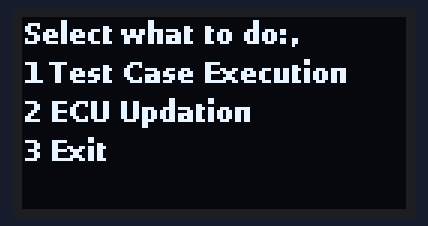
Simulated run of this program. Board: Raspberry Pi (BCM pin numbers). Parts: 128×64 one-colour display. At 10.1 s the program stops and its outputs stay as they are.

Above: at 0.2 s.

The program:

oled.py
```python
import time
import board
import busio
from adafruit_ssd1306 import SSD1306_I2C
from PIL import Image,ImageDraw,ImageFont

i2c=busio.I2C(board.SCL,board.SDA)
oled=SSD1306_I2C(128,64,i2c,addr=0x3C)


oled.fill(0)
oled.show()
image=Image.new("1",(oled.width,oled.height))
draw=ImageDraw.Draw(image)

font=ImageFont.truetype("/usr/share/fonts/truetype/dejavu/DejaVuSans-Bold.ttf",9)
#font=ImageFont.load_default()
draw.text((0,0),"Select what to do:,\n1 Test Case Execution\n2 ECU Updation\n3 Exit",font=font,fill=7)


oled.image(image)
oled.show()

time.sleep(10)

oled.fill(0)
oled.show()
```

Measured:
- what the display in image 0 shows lasts 10.0 s, from 0.1 s to 10.1 s
